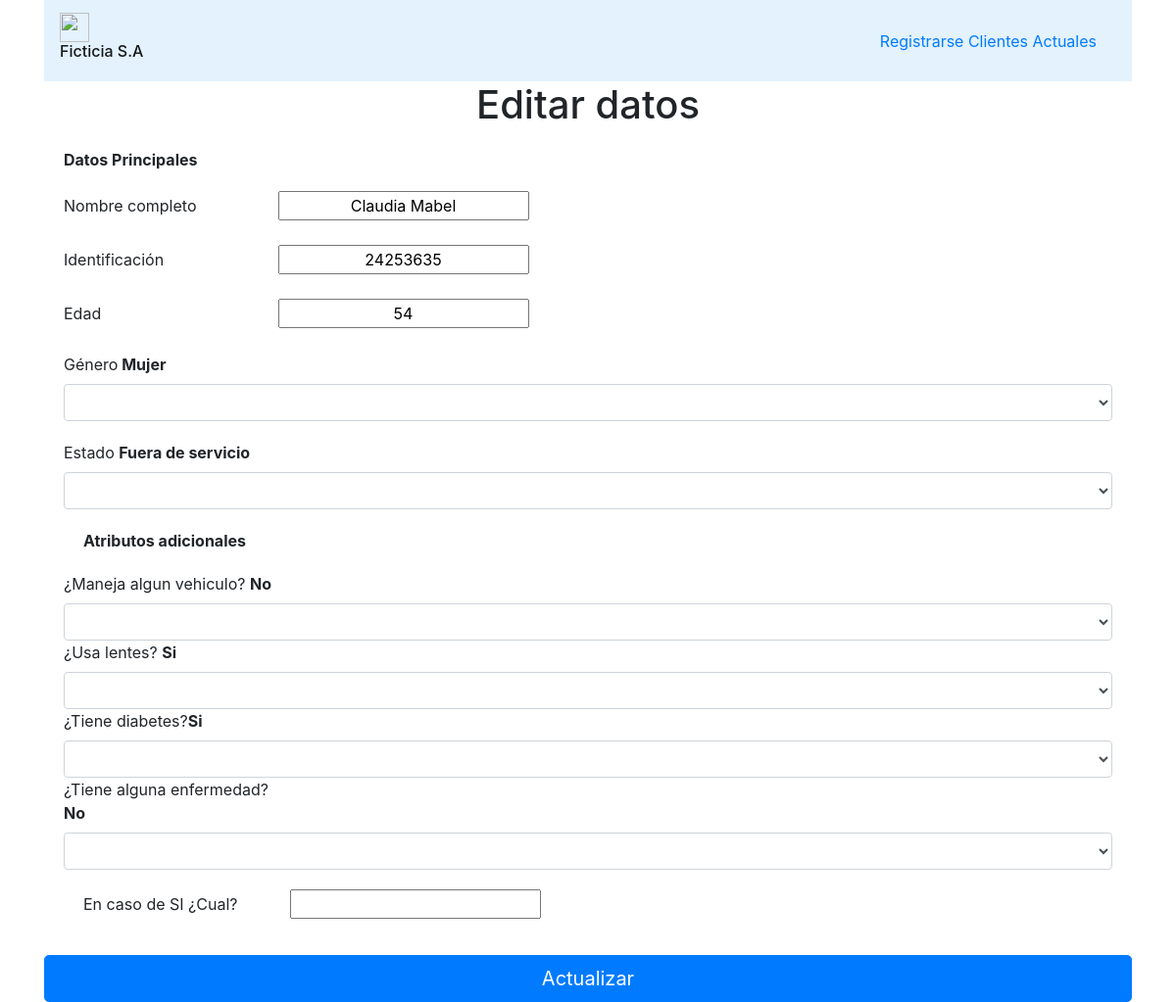
The page /edit.php?id=41161641 on the database its author committed.
### tables this page shows
CREATE TABLE `personas` (
  `id` int(10) UNSIGNED NOT NULL,
  `dni` int(9) UNSIGNED NOT NULL,
  `edad` int(3) UNSIGNED NOT NULL,
  `genero` varchar(20) NOT NULL,
  `estado` varchar(50) NOT NULL,
  `maneja` varchar(20) NOT NULL DEFAULT '''No expecifica''',
  `lentes` varchar(20) NOT NULL DEFAULT '''No expecifica''',
  `diabetico` varchar(20) NOT NULL DEFAULT '''No expecifica''',
  `enfermedad` varchar(20) NOT NULL DEFAULT '''No expecifica''',
  `qenfermedad` varchar(20) NOT NULL DEFAULT '''No expecifica''',
  `nombrecompleto` varchar(20) NOT NULL DEFAULT '''No expecifica'''
);

### function.php (called while the page is built, shortened)
<?php
function db_query($query) {
    $connection = mysqli_connect("localhost","root","","clientes");
    $result = mysqli_query($connection,$query);
    return $result;
}
?>

### edit.php (the view, shortened to what this page needs)
<?php
	include("function.php");
?>
<!DOCTYPE html>
<html lang="en">
<head>
    <link rel="stylesheet" href="https://maxcdn.bootstrapcdn.com/bootstrap/4.0.0/css/bootstrap.min.css">
</head>
<nav class="navbar navbar-light" style="background-color: #e3f2fd;">
  <a class="navbar-brand" href="#">
    <img src="https://assurerbroker.com/wp-content/uploads/2020/10/corazon-con-variante-de-linea-de-vida.png" width="30" height="30" class="d-inline-block align-top" alt="">
    <h6>Ficticia S.A</h6>
    <div>
    <a href="index.php">Registrarse</a>
    <a href="darBaja.php">Clientes Actuales</a>
    </div>
  </a>
</nav>
<body class="container">
<form action="functionEdit.php" method="post">
<table class="table table-cell">
                <?php
    $id = $_GET["id"];
	$sql = "select * from personas WHERE id = '$id'";
	$result = db_query($sql);
	while($fila = mysqli_fetch_object($result)){
	?>
    <tr>
    <h1 style="text-align: center">Editar datos</h1>
    <div>
  <strong>Datos Principales</strong>
  </div>
<div class="form-group">
  <label >Nombre completo</label>
  <input name="nombrecompleto" type="numb" required value="<?php echo $fila->nombrecompleto;?>">
</div>
<div class="form-group">
  <label >Identificación</label>
  <input required name="dni" type="numb" value="<?php echo $fila->dni;?>">
</div>
<div class="form-group">
  <label > Edad</label>
  <input min="18" max="100" required name="edad" type="numb" value="<?php echo $fila->edad;?>">
</div>
<div class="form-group">
  <label>Género<strong> <?php echo $fila->genero;?></strong></label>
  <select class="form-control" name="genero" required>
  <option></option>
    <option>Mujer</option>
  </select>
</div>
<div class="form-group">
  <label>Estado <strong> <?php echo $fila->estado;?></strong></label>
  <select class="form-control" name="estado" required>
  <option></option>
    <option>Activo</option>
  </select>
</div>
<div class="form-group">
  <div>
  <strong>Atributos adicionales</strong>
  </div>
  <label>¿Maneja algun vehiculo? <strong><?php echo $fila->maneja;?></strong></label >
  <select class="form-control" name="maneja" required >
    <option></option>
    <option>No</option>
  </select>
  <label>¿Usa lentes? <strong> <?php echo $fila->lentes;?></strong></label>
  <select class="form-control" name="lentes" required >
    <option></option>
    <option>No</option>
  </select>
  <label>¿Tiene diabetes?<strong><?php echo $fila->diabetico;?></strong></label>
  <select class="form-control" name="diabetico" required >
    <option></option>
    <option>No</option>
  </select>
  <label>¿Tiene alguna enfermedad?<strong> <?php echo $fila->enfermedad;?></strong></label>
  <select  name="enfermedad" class="form-control" required >
  <option></option>
  <option>No</option>
  </select>
  <div class="form-group">
  <label>En caso de SI ¿Cual?</label>
  <input name="qenfermedad" type="text" value="<?php echo $fila->qenfermedad;?>">
  </div>
	</tr>
    <?php } ?>
</table>
<input  class="btn btn-primary btn-lg btn-block" type="submit" value="Actualizar" >
</form>
</body>
</html>

### edit.php (style rules this page uses)
tr { margin: 20px; }
div { margin: 20px; }
label { width: 20%; }
input { text-align: center; }

### rows shown on the page
personas: nombrecompleto "Claudia Mabel", dni "24253635", edad "54", genero "Mujer", estado "Fuera de servicio", maneja "No", lentes "Si", diabetico "Si", enfermedad "No"
